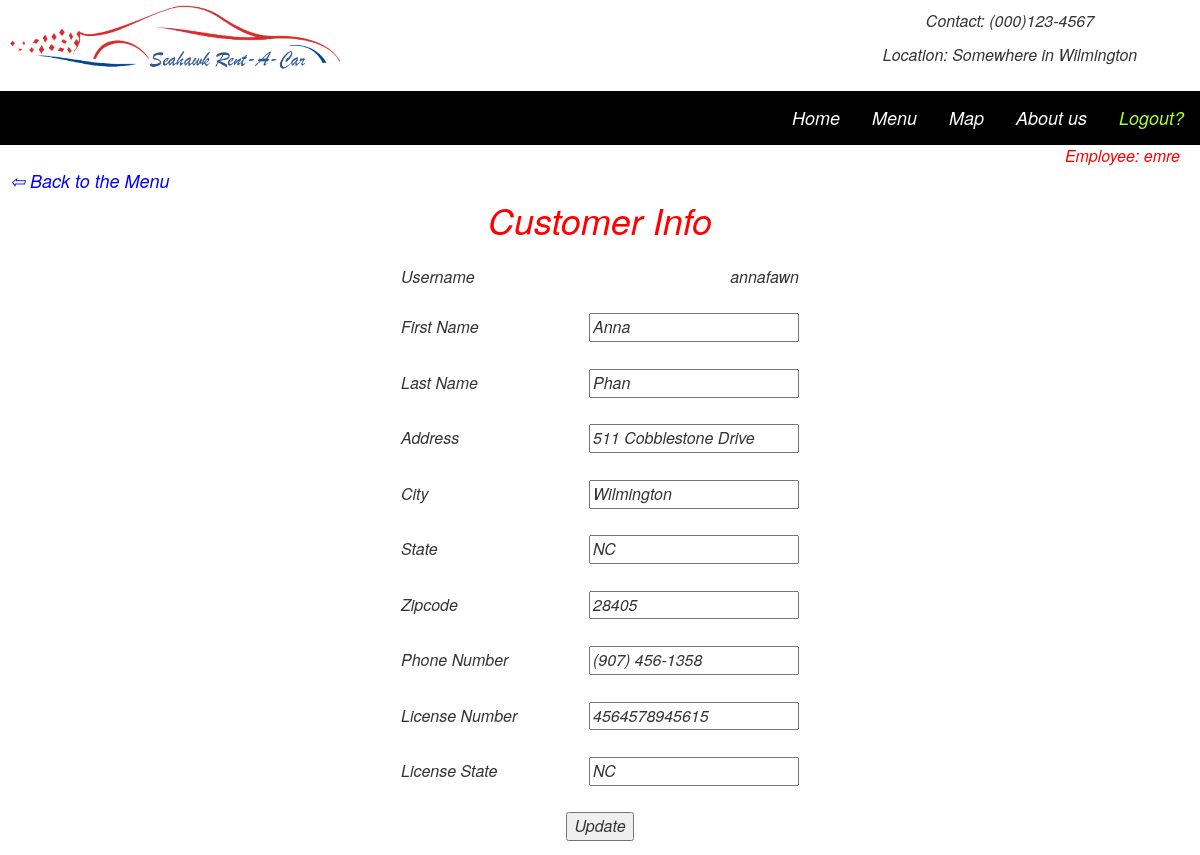
/PHP/customer.php?id=annafawn (signed in), run on the app's committed database.
### tables this page shows
CREATE TABLE IF NOT EXISTS `customers` (
  `c_username` varchar(20) NOT NULL,
  `first` varchar(20) DEFAULT NULL,
  `last` varchar(20) DEFAULT NULL,
  `address` varchar(100) DEFAULT NULL,
  `city` varchar(20) DEFAULT NULL,
  `state` varchar(5) DEFAULT NULL,
  `zipcode` varchar(9) DEFAULT NULL,
  `phone` varchar(14) DEFAULT NULL,
  `license` varchar(20) DEFAULT NULL,
  `license_state` varchar(5) DEFAULT NULL,
  PRIMARY KEY (`c_username`),
  UNIQUE KEY `c_username` (`c_username`),
  UNIQUE KEY `license` (`license`)
);

### PHP/customer.php (the view, shortened to what this page needs)
<?php
	include('employeeAccessControl.php');
?>
<link rel="stylesheet" type="text/css" href="css/carlisting.css">
<?php
	$c_username = $_GET['id'];
?>
<div style="text-align:right; margin-right:20px; color: red">Employee: <?php echo $username?></div>
<div style="text-align:left; margin-left:10px"><a href="employeeMenu.php" style="color:blue; font-size:18px;margin-right:5px"> &#8678 Back to the Menu</a></div>
<p style="color:red;font-size:36px">Customer Info</p>
<form enctype="multipart/form-data" action="" method="post">
<table width="400" height="600" border="1" bordercolor="white" align="center">
	  <tbody>
		<tr>
		  <td align="left">Username</td>
		  <td align="right"><?php
	  $result=mysqli_query($db, "select c_username from customers where c_username = '$c_username'");
	  $row=mysqli_fetch_assoc($result);
	  echo trim($row['c_username']);?></td>
		</tr>
		<tr>
		  <td align="left">First Name</td>
		  <td align="right"><input type="text" name="first" required="required" value="<?php
	  $result=mysqli_query($db, "select first from customers where c_username = '$c_username'");
	  $row=mysqli_fetch_assoc($result);
	  echo trim($row['first']);
	?>"></td>
		</tr>
		<tr>
		  <td align="left">Last Name</td>
		  <td align="right"><input type="text" name="last" required="required" value="<?php
	  $result=mysqli_query($db, "select last from customers where c_username = '$c_username'");
	  $row=mysqli_fetch_assoc($result);
	  echo trim($row['last']);
	?>"></td>
		</tr>
		<tr>
		  <td align="left">Address</td>
		  <td align="right"><input type="text" name="address" required="required" value="<?php
	  $result=mysqli_query($db, "select address from customers where c_username = '$c_username'");
	  $row=mysqli_fetch_assoc($result);
	  echo trim($row['address']);
	?>"></td>
		</tr>
		<tr>
		  <td align="left">City</td>
		  <td align="right"><input type="text" name="city" required="required" value="<?php
	  $result=mysqli_query($db, "select city from customers where c_username = '$c_username'");
	  $row=mysqli_fetch_assoc($result);
	  echo trim($row['city']);
	?>"></td>
		</tr>
		<tr>
		  <td align="left">State</td>
		  <td align="right"><input type="text" name="state" required="required" maxlength="2" value="<?php
	  $result=mysqli_query($db, "select state from customers where c_username = '$c_username'");
	  $row=mysqli_fetch_assoc($result);
	  echo trim($row['state']);
	?>"></td>
		</tr>
		<tr>
		  <td align="left">Zipcode</td>
		  <td align="right"><input id="zipcode" type="text" name="zipcode" required="required" value="<?php
	  $result=mysqli_query($db, "select zipcode from customers where c_username = '$c_username'");
	  $row=mysqli_fetch_assoc($result);
	  echo trim($row['zipcode']);
	?>"></td>
		</tr>
		<tr>
		  <td align="left">Phone Number</td>
		  <td align="right"><input id="phone" type="text" name="phone" required="required" value="<?php
	  $result=mysqli_query($db, "select phone from customers where c_username = '$c_username'");
	  $row=mysqli_fetch_assoc($result);
	  echo trim($row['phone']);
	?>"></td>
		</tr>
		<tr>
		  <td align="left">License Number</td>
		  <td align="right"><input type="text" name="license" required="required" value="<?php
	  $result=mysqli_query($db, "select license from customers where c_username = '$c_username'");
	  $row=mysqli_fetch_assoc($result);
	  echo trim($row['license']);
	?>"></td>
		</tr>
		<tr>
		  <td align="left">License State</td>
		  <td align="right"><input type="text" name="license_state" required="required" maxlength="2" value="<?php
	  $result=mysqli_query($db, "select license_state from customers where c_username = '$c_username'");
	  $row=mysqli_fetch_assoc($result);
	  echo trim($row['license_state']);
	?>"></td>
		</tr>
		<tr>
		 <td  colspan="2" align="center"><input type="submit" name="update" value="Update"></td>
		</tr>
	  </tbody>
	</table>
</form>

### css/carlisting.css (style rules this page uses)
* { box-sizing: border-box; }

### data on the page
customers: c_username "annafawn", first "Anna", last "Phan", address "511 Cobblestone Drive", city "Wilmington", state "NC", zipcode "28405", phone "(907) 456-1358", license "4564578945615", license_state "NC"

### other printed values
$username "emre"
